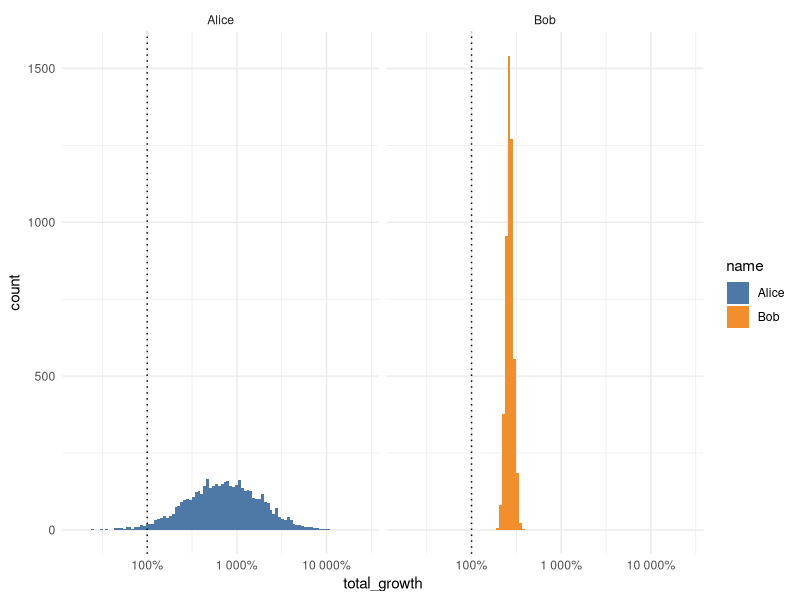

Source code (R):
## ---- chunk 1
library(tidyverse)
library(glue)
library(ggthemes)
library(scales)
## ---- chunk 2
num <- 125000
num_years <- 25
set.seed(44)


data <- tibble(growth = rnorm(num, 1.10, 0.2)) |>
    mutate(name = "Alice") |>
    mutate(simulation = ceiling(row_number() / num_years)) |>
    bind_rows(tibble(growth = rnorm(num, 1.04, 0.02)) |> mutate(name = "Bob") |>
        mutate(simulation = ceiling(row_number() / num_years)))

final_capital <- data |>
    group_by(name, simulation) |>
    summarise(total_growth = prod(growth)) |>
    ungroup()
## ---- chunk 3

final_capital |>
    ggplot(aes(total_growth, fill = name)) +
    geom_histogram(bins = 100) +
    geom_vline(xintercept = 1, linetype = "dotted") +
    scale_x_continuous(trans = "log10", labels = percent) +
    scale_fill_tableau() +
    facet_wrap(~name) +
    theme_minimal()
